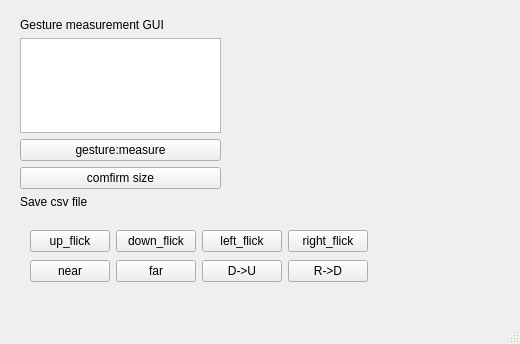
<?xml version="1.0" encoding="UTF-8"?>
<ui version="4.0">
 <class>MainWindow</class>
 <widget class="QMainWindow" name="MainWindow">
  <property name="geometry">
   <rect>
    <x>0</x>
    <y>0</y>
    <width>520</width>
    <height>344</height>
   </rect>
  </property>
  <property name="windowTitle">
   <string>MainWindow</string>
  </property>
  <widget class="QWidget" name="centralwidget">
   <widget class="QWidget" name="horizontalLayoutWidget">
    <property name="geometry">
     <rect>
      <x>30</x>
      <y>230</y>
      <width>321</width>
      <height>25</height>
     </rect>
    </property>
    <layout class="QHBoxLayout" name="horizontalLayout" stretch="0,0,0,0">
     <property name="spacing">
      <number>6</number>
     </property>
     <property name="sizeConstraint">
      <enum>QLayout::SetFixedSize</enum>
     </property>
     <item>
      <widget class="QPushButton" name="pushButton">
       <property name="text">
        <string>up_flick</string>
       </property>
      </widget>
     </item>
     <item>
      <widget class="QPushButton" name="pushButton_2">
       <property name="text">
        <string>down_flick</string>
       </property>
      </widget>
     </item>
     <item>
      <widget class="QPushButton" name="pushButton_3">
       <property name="text">
        <string>left_flick</string>
       </property>
      </widget>
     </item>
     <item>
      <widget class="QPushButton" name="pushButton_4">
       <property name="text">
        <string>right_flick</string>
       </property>
      </widget>
     </item>
    </layout>
   </widget>
   <widget class="QWidget" name="horizontalLayoutWidget_2">
    <property name="geometry">
     <rect>
      <x>30</x>
      <y>260</y>
      <width>320</width>
      <height>25</height>
     </rect>
    </property>
    <layout class="QHBoxLayout" name="horizontalLayout_2">
     <property name="sizeConstraint">
      <enum>QLayout::SetFixedSize</enum>
     </property>
     <item>
      <widget class="QPushButton" name="pushButton_5">
       <property name="text">
        <string>near</string>
       </property>
      </widget>
     </item>
     <item>
      <widget class="QPushButton" name="pushButton_6">
       <property name="text">
        <string>far</string>
       </property>
      </widget>
     </item>
     <item>
      <widget class="QPushButton" name="pushButton_7">
       <property name="text">
        <string>D-&gt;U</string>
       </property>
      </widget>
     </item>
     <item>
      <widget class="QPushButton" name="pushButton_8">
       <property name="text">
        <string>R-&gt;D</string>
       </property>
      </widget>
     </item>
    </layout>
   </widget>
   <widget class="QWidget" name="widget" native="true">
    <property name="geometry">
     <rect>
      <x>230</x>
      <y>10</y>
      <width>251</width>
      <height>191</height>
     </rect>
    </property>
    <layout class="QVBoxLayout" name="mplvl">
     <property name="sizeConstraint">
      <enum>QLayout::SetDefaultConstraint</enum>
     </property>
    </layout>
   </widget>
   <widget class="QWidget" name="verticalLayoutWidget">
    <property name="geometry">
     <rect>
      <x>20</x>
      <y>18</y>
      <width>201</width>
      <height>191</height>
     </rect>
    </property>
    <layout class="QVBoxLayout" name="verticalLayout">
     <item>
      <widget class="QLabel" name="label">
       <property name="text">
        <string>Gesture measurement GUI</string>
       </property>
      </widget>
     </item>
     <item>
      <widget class="QTextEdit" name="textEdit"/>
     </item>
     <item>
      <widget class="QPushButton" name="pushButton_9">
       <property name="text">
        <string>gesture:measure</string>
       </property>
      </widget>
     </item>
     <item>
      <widget class="QPushButton" name="pushButton_10">
       <property name="text">
        <string>comfirm size</string>
       </property>
      </widget>
     </item>
     <item>
      <widget class="QLabel" name="label_2">
       <property name="text">
        <string>Save csv file</string>
       </property>
      </widget>
     </item>
    </layout>
   </widget>
  </widget>
  <widget class="QMenuBar" name="menubar">
   <property name="geometry">
    <rect>
     <x>0</x>
     <y>0</y>
     <width>520</width>
     <height>21</height>
    </rect>
   </property>
  </widget>
  <widget class="QStatusBar" name="statusbar"/>
 </widget>
 <resources/>
 <connections/>
</ui>
